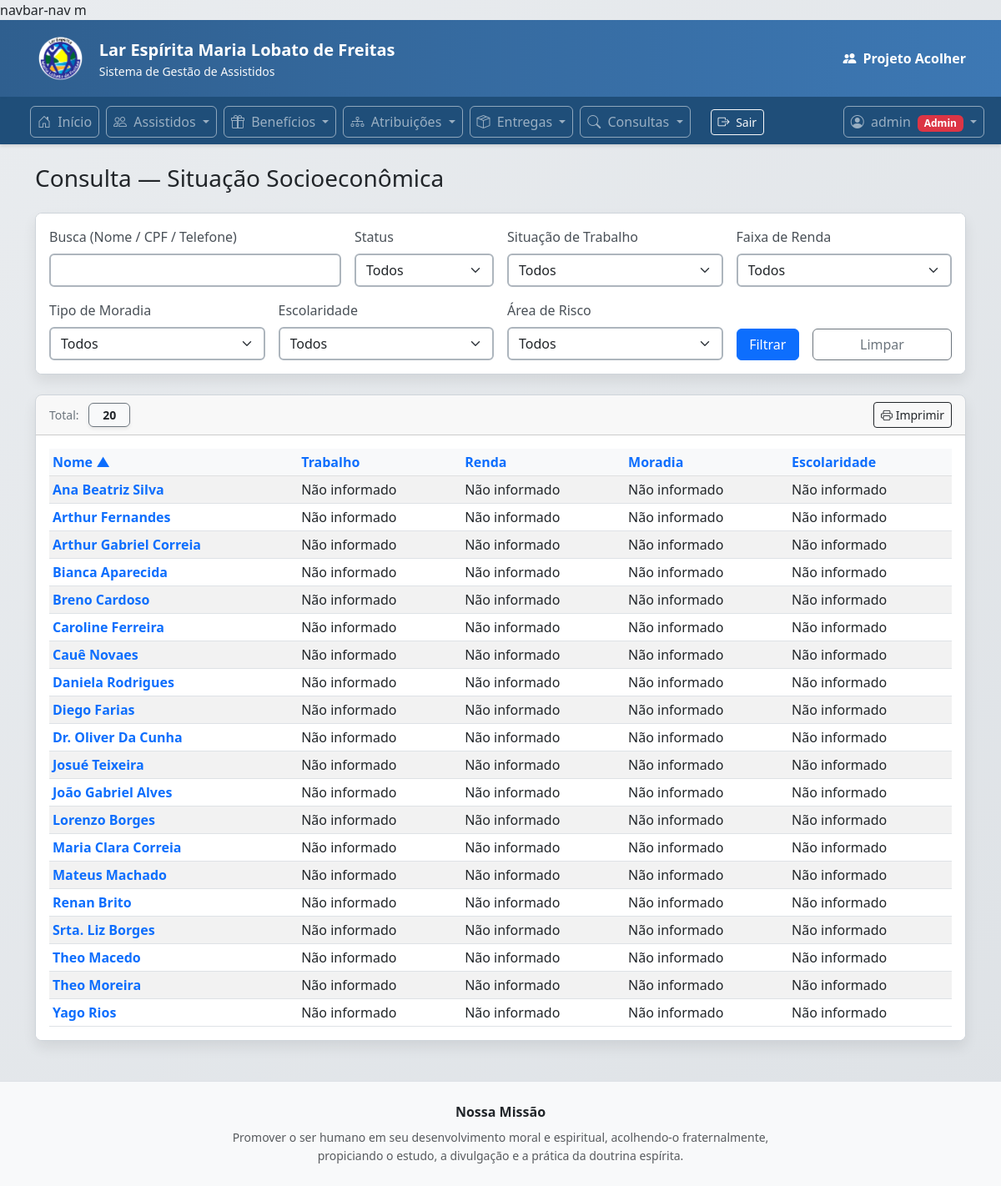
Page /operacoes/consultas/socioeconomico/ (signed in) on the committed database.
### apps/assistidos/models.py (models this page shows, shortened)
class Assistido(models.Model):
    id = models.UUIDField(primary_key=True, default=uuid.uuid4, editable=False)
    codigo = models.CharField(max_length=30, unique=True, blank=True, null=True)
    nome = models.CharField(max_length=120)
    cpf = models.CharField(max_length=11, blank=True, null=True, unique=True,verbose_name="CPF")
    data_nascimento = models.DateField(blank=True, null=True)
    telefone = models.CharField(max_length=30, blank=True)
    logradouro = models.CharField(max_length=120, blank=True)
    numero = models.CharField(max_length=20, blank=True)
    complemento = models.CharField(max_length=80, blank=True)
    bairro = models.CharField(max_length=80, blank=True)
    cidade = models.CharField(max_length=80, blank=True)
    uf = models.CharField(max_length=2, blank=True,verbose_name="UF")
    cep = models.CharField(max_length=9, blank=True,verbose_name="CEP")
    sit_trabalho = models.CharField(
        max_length=20, choices=SituacaoTrabalho.choices,
        default=SituacaoTrabalho.NAO_INFORMADO
    )
    responsavel_renda = models.CharField(
        max_length=20, choices=ResponsavelRenda.choices,
        default=ResponsavelRenda.NAO_INFORMADO
    )
    faixa_renda = models.CharField(
        max_length=20, choices=FaixaRenda.choices,
        default=FaixaRenda.NAO_INFORMADO
    )
    tipo_moradia = models.CharField(
        max_length=20, choices=TipoMoradia.choices,
        default=TipoMoradia.NAO_INFORMADO
    )
    material_moradia = models.CharField(
        max_length=20, choices=MaterialMoradia.choices,
        default=MaterialMoradia.NAO_INFORMADO
    )
    area_risco = models.CharField(
        max_length=20, choices=TriSimNao.choices,
        default=TriSimNao.NAO_INFORMADO
    )
    sabe_ler_escrever = models.CharField(
        max_length=20, choices=TriSimNao.choices,
        default=TriSimNao.NAO_INFORMADO
    )
    escolaridade = models.CharField(
        max_length=30, choices=Escolaridade.choices,
        default=Escolaridade.NAO_INFORMADO
    )
    diabetes = models.CharField(max_length=20, choices=TriSimNao.choices, default=TriSimNao.NAO_INFORMADO)
    pressao_alta = models.CharField(max_length=20, choices=TriSimNao.choices, default=TriSimNao.NAO_INFORMADO)
    medic_uso_continuo = models.CharField(max_length=20, choices=TriSimNao.choices, default=TriSimNao.NAO_INFORMADO)
    doenca_permanente = models.CharField(max_length=20, choices=TriSimNao.choices, default=TriSimNao.NAO_INFORMADO)
    data_inicio_apoio = models.DateField(blank=True, null=True,verbose_name="Ingresso no Programa")
    status = models.CharField(max_length=10, choices=StatusCadastro.choices, default=StatusCadastro.ATIVO)
    data_inativacao = models.DateField(blank=True, null=True)
    motivo_inativacao = models.CharField(max_length=200, blank=True)
    criado_em = models.DateTimeField(auto_now_add=True)
    class Meta:
        ordering = ["nome"]

### apps/operacoes/consultas/views.py (the view)
# urls.py: path("socioeconomico/", views.socioeconomico_lista, name="socioeconomico_lista"),
@login_required
def socioeconomico_lista(request):
    if not pode_ver(request.user):
        return HttpResponse("Sem permissão.", status=403)
    qs = Assistido.objects.all()
    q = (request.GET.get("q") or "").strip()
    status = (request.GET.get("status") or "").strip()
    sit_trabalho = (request.GET.get("sit_trabalho") or "").strip()
    faixa_renda = (request.GET.get("faixa_renda") or "").strip()
    tipo_moradia = (request.GET.get("tipo_moradia") or "").strip()
    area_risco = (request.GET.get("area_risco") or "").strip()
    escolaridade = (request.GET.get("escolaridade") or "").strip()
    if q:
        qs = qs.filter(
            Q(nome__icontains=q)
            | Q(cpf__icontains=q)
            | Q(telefone__icontains=q)
        )
    if status in ["ATIVO", "INATIVO"]:
        qs = qs.filter(status=status)
    if sit_trabalho:
        qs = qs.filter(sit_trabalho=sit_trabalho)
    if faixa_renda:
        qs = qs.filter(faixa_renda=faixa_renda)
    if tipo_moradia:
        qs = qs.filter(tipo_moradia=tipo_moradia)
    if area_risco:
        qs = qs.filter(area_risco=area_risco)
    if escolaridade:
        qs = qs.filter(escolaridade=escolaridade)
    o = (request.GET.get("o") or "nome").strip()
    permitidas = {
        "nome",
        "sit_trabalho",
        "faixa_renda",
        "tipo_moradia",
        "escolaridade",
    }
    campo = o.lstrip("-")
    if campo not in permitidas:
        o = "nome"
    qs = qs.order_by(o)
    return render(
    request,
    "operacoes/consultas/socioeconomico_lista.html",
    {
        "assistidos": qs,
        "total": qs.count(),
        "choices_sit_trabalho": Assistido._meta.get_field("sit_trabalho").choices,
        "choices_faixa_renda": Assistido._meta.get_field("faixa_renda").choices,
        "choices_tipo_moradia": Assistido._meta.get_field("tipo_moradia").choices,
        "choices_area_risco": Assistido._meta.get_field("area_risco").choices,
        "choices_escolaridade": Assistido._meta.get_field("escolaridade").choices,
    },
)

### apps/operacoes/templates/operacoes/consultas/socioeconomico_lista.html (shortened to what this page needs)
{% extends "operacoes/base.html" %}
{% load querystring %}
{% block content %}
<div class="container mt-4">
  <div class="d-flex justify-content-between align-items-center mb-3">
    <h3>Consulta — Situação Socioeconômica</h3>
  </div>
  <div class="card shadow-sm mb-4">
    <div class="card-body">
      <form method="get" class="row g-3">
        <div class="col-md-4">
          <label class="form-label">Busca (Nome / CPF / Telefone)</label>
          <input type="text" name="q" value="{{ request.GET.q }}" class="form-control">
        </div>
        <div class="col-md-2">
          <label class="form-label">Status</label>
          <select name="status" class="form-select">
            <option value="">Todos</option>
          </select>
        </div>
        <div class="col-md-3">
          <label class="form-label">Situação de Trabalho</label>
          <select name="sit_trabalho" class="form-select">
            <option value="">Todos</option>
          </select>
        </div>
        <div class="col-md-3">
          <label class="form-label">Faixa de Renda</label>
          <select name="faixa_renda" class="form-select">
            <option value="">Todos</option>
          </select>
        </div>
        <div class="col-md-3">
          <label class="form-label">Tipo de Moradia</label>
          <select name="tipo_moradia" class="form-select">
            <option value="">Todos</option>
          </select>
        </div>
        <div class="col-md-3">
            <label class="form-label">Escolaridade</label>
            <select name="escolaridade" class="form-select">
                <option value="">Todos</option>
            </select>
        </div>
        <div class="col-md-3">
          <label class="form-label">Área de Risco</label>
          <select name="area_risco" class="form-select">
            <option value="">Todos</option>
          </select>
        </div>
        <div class="col-md-1 d-flex align-items-end">
          <button type="submit" class="btn btn-primary w-100">
            Filtrar
          </button>
        </div>
        <div class="col-md-2 d-flex align-items-end">
          <a href="{% url 'consultas:socioeconomico_lista' %}"
             class="btn btn-outline-secondary w-100">
            Limpar
          </a>
        </div>
      </form>
    </div>
  </div>
  <div class="card shadow-sm">
    <div class="card-header d-flex justify-content-between align-items-center">
      <div class="small">
          <span class="text-secondary me-2">Total:</span>
          <span class="px-3 py-1 border border-secondary rounded bg-light fw-semibold shadow-sm">
             {{ total }}
          </span>
      </div>
      <a href="{% url 'consultas:socioeconomico_print' %}?{% qs_update request %}"
         target="_blank"
         class="btn btn-outline-dark btn-sm">
        <i class="bi bi-printer"></i> Imprimir
      </a>
    </div>
    <div class="card-body table-responsive">
      <table class="table table-striped table-sm align-middle mb-0">
        <thead class="table-light">
          <tr>
            <th>
              <a class="text-decoration-none" href="?{% sort_qs request 'nome' %}">
                Nome {% sort_icon request 'nome' %}
              </a>
            </th>
            <th>
              <a class="text-decoration-none" href="?{% sort_qs request 'sit_trabalho' %}">
                Trabalho {% sort_icon request 'sit_trabalho' %}
              </a>
            </th>
            <th>
              <a class="text-decoration-none" href="?{% sort_qs request 'faixa_renda' %}">
                Renda {% sort_icon request 'faixa_renda' %}
              </a>
            </th>
            <th>
              <a class="text-decoration-none" href="?{% sort_qs request 'tipo_moradia' %}">
                Moradia {% sort_icon request 'tipo_moradia' %}
              </a>
            </th>
            <th>
              <a class="text-decoration-none" href="?{% sort_qs request 'escolaridade' %}">
                Escolaridade {% sort_icon request 'escolaridade' %}
              </a>
            </th>
          </tr>
        </thead>
        <tbody>
          {% for a in assistidos %}
          <tr>
            <td>
              <a class="fw-semibold text-decoration-none"
                 href="{% url 'assistidos:assistido_detail' a.id %}">
                {{ a.nome|title }}
              </a>
            </td>
            <td>{{ a.get_sit_trabalho_display|default:"—" }}</td>
            <td>{{ a.get_faixa_renda_display|default:"—" }}</td>
            <td>{{ a.get_tipo_moradia_display|default:"—" }}</td>
            <td>{{ a.get_escolaridade_display|default:"—" }}</td>
          </tr>
          {% empty %}
          <tr>
            <td colspan="5" class="text-center text-muted py-4">
              Nenhum registro encontrado.
            </td>
          </tr>
          {% endfor %}
        </tbody>
      </table>
    </div>
  </div>
</div>
{% endblock %}

### apps/operacoes/templates/operacoes/base.html (shortened to what this page needs)
<!DOCTYPE html>
<html lang="pt-br">
{% load static %}
<head>
    <link href="https://cdn.jsdelivr.net/npm/bootstrap@5.3.0/dist/css/bootstrap.min.css" rel="stylesheet">
    <link rel="stylesheet" href="https://cdn.jsdelivr.net/npm/bootstrap-icons@1.10.0/font/bootstrap-icons.css">
</head>
navbar-nav m<body>
    <div class="header-institucional">
        <div class="container py-3">
            <div class="d-flex align-items-center justify-content-between flex-wrap gap-2">
                <div class="d-flex align-items-center gap-3">
                    <img src="{% static 'img/logo.png' %}"
                         alt="Lar Espírita Maria Lobato de Freitas"
                         style="height:60px; width:auto;">
                    <div>
                        <div class="fw-semibold fs-5 text-white">
                            Lar Espírita Maria Lobato de Freitas
                        </div>
                        <div class="small text-light">
                            Sistema de Gestão de Assistidos
                        </div>
                    </div>
                </div>
                <a class="brand-link fw-bold text-white d-inline-flex align-items-center"
                   href="{% url 'operacoes_home' %}">
                    <i class="bi bi-people-fill me-2"></i>
                    Projeto Acolher
                </a>
            </div>
        </div>
    </div>
    <nav class="navbar navbar-expand-lg navbar-dark navbar-institucional">
        <div class="container-fluid">
            <div class="collapse navbar-collapse" id="navbarMain">
                <ul class="navbar-nav ms-4 me-auto">
                    <li class="nav-item">
                        <a class="nav-link" href="{% url 'operacoes_home' %}">
                            <i class="bi bi-house-door me-1"></i> Início
                        </a>
                    </li>
                    {% if user.is_authenticated and pode_ver %}
                    <li class="nav-item dropdown">
                        <a class="nav-link dropdown-toggle" href="#" role="button" data-bs-toggle="dropdown"
                            aria-expanded="false">
                            <i class="bi bi-people me-1"></i> Assistidos
                        </a>
                    </li>
                    {% endif %}
                    {% if user.is_authenticated and pode_ver %}
                    <li class="nav-item dropdown">
                        <a class="nav-link dropdown-toggle" href="#" role="button" data-bs-toggle="dropdown"
                            aria-expanded="false">
                            <i class="bi bi-gift me-1"></i> Benefícios
                        </a>
                    </li>
                    {% endif %}
                    {% if user.is_authenticated and pode_ver %}
                    <li class="nav-item dropdown">
                        <a class="nav-link dropdown-toggle" href="#" role="button" data-bs-toggle="dropdown"
                            aria-expanded="false">
                            <i class="bi bi-diagram-3 me-1"></i> Atribuições
                        </a>
                    </li>
                    {% endif %}
                    {% if user.is_authenticated and pode_ver %}
                    <li class="nav-item dropdown">
                        <a class="nav-link dropdown-toggle" href="#" role="button" data-bs-toggle="dropdown"
                            aria-expanded="false">
                            <i class="bi bi-box-seam me-1"></i> Entregas
                        </a>
                    </li>
                    {% endif %}
                    {% if user.is_authenticated and pode_ver %}
                    <li class="nav-item dropdown">
                        <a class="nav-link dropdown-toggle" href="#" role="button" data-bs-toggle="dropdown"
                            aria-expanded="false">
                            <i class="bi bi-search me-1"></i> Consultas
                        </a>
                    </li>
                    <li class="nav-item d-flex align-items-center ms-3">
                        <form method="post" action="/accounts/logout/" class="m-0">
                            <button type="submit" class="btn btn-outline-light btn-sm">
                                <i class="bi bi-box-arrow-right me-1"></i> Sair
                            </button>
                        </form>
                    </li>
                    {% endif %}
                </ul>
                <ul class="navbar-nav">
                    {% if user.is_authenticated %}
                    <li class="nav-item dropdown">
                        <a class="nav-link dropdown-toggle" href="#" role="button" data-bs-toggle="dropdown"
                            aria-expanded="false">
                            <i class="bi bi-person-circle me-1"></i> {{ user.username }}
                            {% if user.is_superuser %}
                            <span class="badge bg-danger ms-1">Admin</span>
                            {% elif pode_deletar %}
                            <span class="badge bg-success ms-1">Gestor</span>
                            {% elif pode_editar %}
                            <span class="badge bg-secondary ms-1">Operador</span>
                            {% elif pode_ver %}
                            <span class="badge bg-info text-dark ms-1">Consultor</span>
                            {% endif %}
                        </a>
                    </li>
                    {% else %}
                    <li class="nav-item">
                        <a class="nav-link" href="/accounts/login/">
                            <i class="bi bi-box-arrow-in-right me-1"></i> Entrar
                        </a>
                    </li>
                    {% endif %}
                </ul>
            </div>
        </div>
    </nav>
    <div class="container-fluid mt-3">
        {% block content %}
        {% endblock %}
    </div>
    <footer class="mt-5 border-top bg-light">
        <div class="container py-4 text-center">
            <div class="fw-semibold mb-2">Nossa Missão</div>
            <div class="col-lg-8 col-xl-7 mx-auto small text-muted" style="line-height:1.6;">
                Promover o ser humano em seu desenvolvimento moral e espiritual,
                acolhendo-o fraternalmente, propiciando o estudo, a divulgação
                e a prática da doutrina espírita.
            </div>
        </div>
    </footer>
</body>
</html>

### rows in the picture
Assistido: nome "Ana Beatriz Silva", sit_trabalho "Não informado", faixa_renda "Não informado", tipo_moradia "Não informado", escolaridade "Não informado"
Assistido: nome "Arthur Fernandes", sit_trabalho "Não informado", faixa_renda "Não informado", tipo_moradia "Não informado", escolaridade "Não informado"
Assistido: nome "Arthur Gabriel Correia", sit_trabalho "Não informado", faixa_renda "Não informado", tipo_moradia "Não informado", escolaridade "Não informado"
Assistido: nome "Bianca Aparecida", sit_trabalho "Não informado", faixa_renda "Não informado", tipo_moradia "Não informado", escolaridade "Não informado"
Assistido: nome "Breno Cardoso", sit_trabalho "Não informado", faixa_renda "Não informado", tipo_moradia "Não informado", escolaridade "Não informado"
Assistido: nome "Caroline Ferreira", sit_trabalho "Não informado", faixa_renda "Não informado", tipo_moradia "Não informado", escolaridade "Não informado"
Assistido: nome "Cauê Novaes", sit_trabalho "Não informado", faixa_renda "Não informado", tipo_moradia "Não informado", escolaridade "Não informado"
Assistido: nome "Daniela Rodrigues", sit_trabalho "Não informado", faixa_renda "Não informado", tipo_moradia "Não informado", escolaridade "Não informado"
Assistido: nome "Diego Farias", sit_trabalho "Não informado", faixa_renda "Não informado", tipo_moradia "Não informado", escolaridade "Não informado"
Assistido: nome "Dr. Oliver Da Cunha", sit_trabalho "Não informado", faixa_renda "Não informado", tipo_moradia "Não informado", escolaridade "Não informado"
Assistido: nome "Josué Teixeira", sit_trabalho "Não informado", faixa_renda "Não informado", tipo_moradia "Não informado", escolaridade "Não informado"
Assistido: nome "João Gabriel Alves", sit_trabalho "Não informado", faixa_renda "Não informado", tipo_moradia "Não informado", escolaridade "Não informado"
Assistido: nome "Lorenzo Borges", sit_trabalho "Não informado", faixa_renda "Não informado", tipo_moradia "Não informado", escolaridade "Não informado"
Assistido: nome "Maria Clara Correia", sit_trabalho "Não informado", faixa_renda "Não informado", tipo_moradia "Não informado", escolaridade "Não informado"
Assistido: nome "Mateus Machado", sit_trabalho "Não informado", faixa_renda "Não informado", tipo_moradia "Não informado", escolaridade "Não informado"
Assistido: nome "Renan Brito", sit_trabalho "Não informado", faixa_renda "Não informado", tipo_moradia "Não informado", escolaridade "Não informado"
Assistido: nome "Srta. Liz Borges", sit_trabalho "Não informado", faixa_renda "Não informado", tipo_moradia "Não informado", escolaridade "Não informado"
Assistido: nome "Theo Macedo", sit_trabalho "Não informado", faixa_renda "Não informado", tipo_moradia "Não informado", escolaridade "Não informado"
Assistido: nome "Theo Moreira", sit_trabalho "Não informado", faixa_renda "Não informado", tipo_moradia "Não informado", escolaridade "Não informado"
Assistido: nome "Yago Rios", sit_trabalho "Não informado", faixa_renda "Não informado", tipo_moradia "Não informado", escolaridade "Não informado"

### other values in the picture
{{ user.username }} "admin"
{{ total }} "20"
